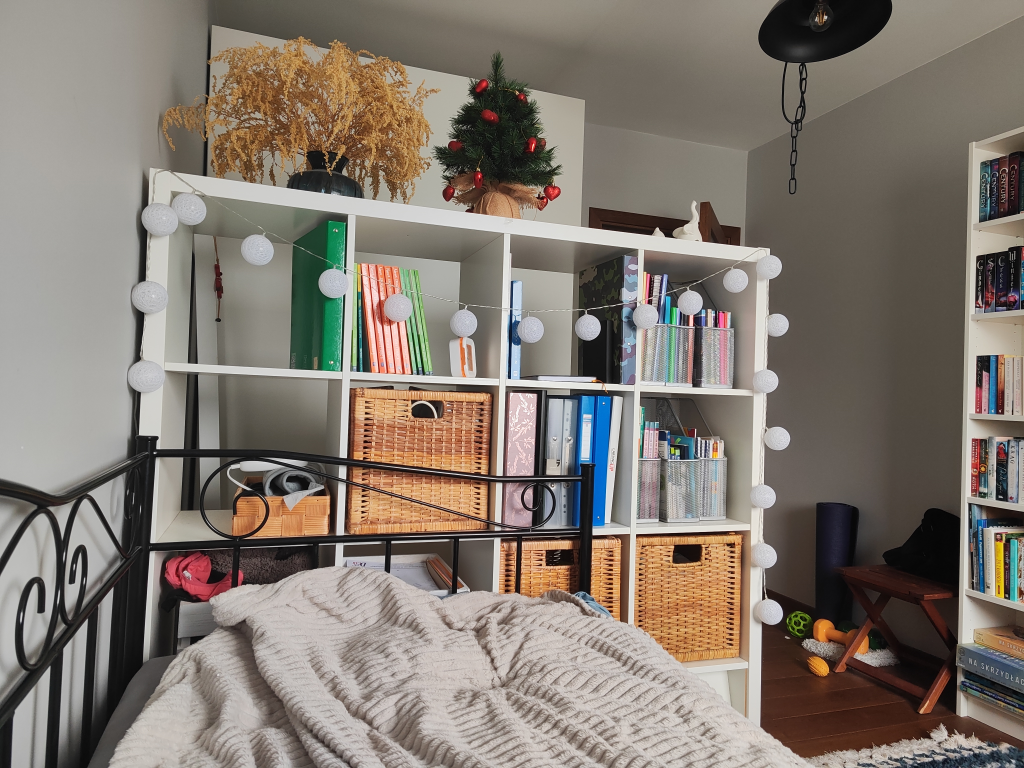
#> input picture images/1.jpg, 4096 x 3072 px (shown at 1/4 size); the run also reads 1 picture not shown here
$ jupyter execute projekt.ipynb   (older library calls are emulated)
#> lines starting #> are read from the running program, lines starting #| are printed output that depends on the picture; after the words box and inside, x2 and y2 are one past the last pixel; in counts of white or black regions, pixels touching at a corner belong together; pictures that were not available may be replaced by others from this repository, and a replacement may not be noted
# Projekt Zdjęcie Panoramiczne
przedmiot: Algebra Liniowa

pracownia specjalistyczna 9

członkowie zespołu:
- Jan Hapunik - 120316
- Izabela Rybińska - uzupełnij:3

## 1. wprowadzenie teoretyczne oraz opis wykorzystanego aparatu matematycznego

Zadanie polega na stworzeniu programu będącego w stanie połaczyć przynajmniej dwa zdjęcia wykonane z tego samego miejsca, opisujące różne przestrzenie (ale z istniejącymi punktami wspólnymi) w jedno zdjęcie panoramiczne przy użyciu metod z algebry liniowej.

### **Aby to osiągnąć potrzebujemy:**

- dwa zdjęcia, z zaznaczonymi punktami wspólnymi;
- kod umożliwiający przekształcenie zdjęć na osi trzech współrzędnych tak, by zaznaczone punkty się na siebie nakładały. Trzecia współrzędna jest używana jako waga, pozwalająca skalować obraz, więc tak naprawdę poruszamy się po osi dwóch głównych współrzędnych i jednej pomocnej;
- przycięcie końcowego zdjęcia do odpowiednich rozmiarów;

### **Część teoretyczna:**

**Narzędzia matematyczne, z których będziemy korzystać:**

- **współrzędne jednorodne**

Punkt na obrazie wejściowo opisujemy jako:
$$ p = (x, y, w)^T $$
Niewiadome te reprezentują punkt kartezjański:
$$ (\frac{x}{w}, \frac{y}{w}) $$
Wartość w (na wejściu równa 1) pełni rolę współczynnika skali, dlatego różne trójki jednorodne mogą opisywać ten sam punkt w przestrzeni euklidesowej.
Zastosowanie współrzędnych jednorodnych pozwala zapisać przekształcenia perspektywiczne (homografie) oraz przesunięcia (translacje) w postaci liniowej jako mnożenie przez macierz liniową 3 x 3, co nie byłoby możliwe w klasycznym układzie kartezjańskim.

- **homografia**

Homografia to przekształcenia rzutowe, opisują one relację pomiedzy dwoma płaskimi obrazami tej samej sceny widzianej z różnych perspektyw. Za pomocą macierzy homografii jesteśmy w stanie przekształcić punkty z jednego układu współrzędnych (z jednego ze zdjęć) do drugiego.

Macierz homografii H ma wymiar 3 x 3 i wygląda następująco:

$$
H = \begin{bmatrix}
h_{11} & h_{12} & h_{13} \\
h_{21} & h_{22} & h_{23} \\
h_{31} & h_{32} & h_{33}
\end{bmatrix}
$$

Relacja pomiędzy punktem źródłowym a punktem docelowym wynosi:

$$ p_{dst} \sim H * p_{src} $$

gdzie $\sim$ oznacza równość z dokładnością do skali.

Parametry macierzy homografii można rozpisać następująco:
$$ (x', y') = \left( \frac{h_{11}x + h_{12}y + h_{13}}{h_{31}x + h_{32}y + 1}, \frac{h_{21}x + h_{22}y + h_{23}}{h_{31}x + h_{32}y + 1} \right) $$

przyjmujemy tutaj $$ h_{33} = 1 $$ aby pozbyć się niejednoznaczności skali.

Końcowo, oznacza to, że aby uzyskać macierz homografii potrzeba minimum 4 par punktów wspólnych.

- **metoda najmniejszych kwadratów**

Na samym początku określając koordynaty punktów wspólnych pomiędzy dwoma obrazami wyznaczyliśmy ich o wiele więcej niż 4 pary. Gdybyśmy wzięli je wszystkie pod uwagę układ równań byłby nadokreślony. Do wyznaczenia macierzy homografii minimalizującej błąd dopasowania korzystamy z metody najmniejszych kwadratów.

Szukamy w niej takiego wektora parametrów x (współczynników homografii), który minimalizuje normę błędu
$$ min || Ax - b ||^2 $$

Rozwiązaniem tego problemu jest układ równań normalnych
$$A^T A x = A^T b \implies x = (A^T A)^{-1} A^T b$$

## 2. Wprowadzenie techniczne zawierające opis bibliotek oraz sposób rozwiązania zagadnienia:

- **PIL (Pillow)** - pozwala na otworzenie i przygotowanie zdjęć wejściowych do dalszego przetwarzania, a również na transformację istniejących obrazów za pomocą metody .transform();
- **MatPlotLib** - pozwala na wyświetlanie obrazów z zaznaczonymi punktami, prezentację wyników po przekształceniach;
- **Numpy** - pozwala na obliczenia macierzy;

### proces:
1. ręczne wyznaczenie par koordynatów
2. obliczenie macierzy homografii
3. normalizacja przestrzeni
4. blending
5. automatyczne przycinanie

## 3. Rozwiązania poszczególnych zadań projektowych;

### 1. Wgranie zdjęć i klasyfikacja punktów

[cell 1]
# importowanie bibliotek
from PIL import Image
import matplotlib.pyplot as plt
import numpy as np

[cell 2]
# otworzenie zdjęć
img_left = Image.open("./images/1.jpg")
#> img_left is the input picture: PIL image 4096x3072 RGB; mean R, G, B 130.3, 120.9, 111.7
img_right = Image.open("./images/2.jpg")

# skalowanie zdjęć do szerokości 1000px, gwarantuje to szybsze działanie i mniejsze zużycie pamięci
org_width, org_height = img_left.size
#> org_width = 4096; org_height = 3072
scale = 1000 / org_width
#> scale = 0.244
new_size = (int(org_width * scale), int(org_height * scale))
#> new_size = (1000, 750)
img_left = img_left.resize(new_size, Image.ANTIALIAS)
#> img_left: PIL image 1000x750 RGB
img_right = img_right.resize(new_size, Image.ANTIALIAS)

[cell 3]
# opisanie punktów wspólnych
img_left_coordinates = np.array([(2339, 399), (2992, 606), (2358, 827), (2837, 805),
(3894, 565), (3079, 992), (3907, 1421), (2561, 1540), (3699, 2382), (2997, 2648),
(3681, 2855), (3843, 2867), (2024, 1516), (2041, 936), (3888, 164)])

img_right_coordinates = np.array([(814, 307), (1550, 665), (873, 786), (1380, 834),
(2229, 748), (1526, 1038), (2235, 1470), (965, 1574), (2076, 2304), (1420, 2679),
(2061, 2723), (2188, 2708), (227, 1545), (262, 839), (2228, 411)])

# skalowanie współrzędnych punktów
img_left_coordinates = img_left_coordinates * scale
img_right_coordinates = img_right_coordinates * scale

[cell 4]
fig, (left, right) = plt.subplots(1, 2, figsize=(20, 10))

left.imshow(img_left)
left.scatter(img_left_coordinates[:, 0], img_left_coordinates[:, 1],
            c='blue', s=60)
left.axis('off')

right.imshow(img_right)
right.scatter(img_right_coordinates[:, 0], img_right_coordinates[:, 1],
            c='red', s=60)
right.axis('off')

plt.tight_layout()
plt.show()

### 2. Konstrukcja zdjęcia panoramicznego
#### (a) Wyznaczenie homografii

[cell 5]
# kod z pliku: zdjęcie panoramiczne - notatki

def find_coefficients(source_coords, target_coords):
    tmp = []
    for src, tgt in zip(source_coords, target_coords):
        tmp.append([tgt[0],  tgt[1], 1,      0,             0, 0, -src[0]*tgt[0], -src[0]*tgt[1]])
        tmp.append([0,            0, 0, tgt[0],        tgt[1], 1, -src[1]*tgt[0], -src[1]*tgt[1]])
    a = np.matrix(tmp, dtype=float)
    b = np.array(source_coords).reshape(len(source_coords)*2)
    res = np.dot(np.linalg.inv(a.T * a) * a.T, b)
    return np.array(res).reshape(8)

coefficients to parametry homografii w kierunku: obraz źródłowy → obraz docelowy, są tutaj obliczane metodą najmniejszych kwadratów przy pomocy poniższej linijki kodu:

`res = np.dot(np.linalg.inv(a.T * a) * a.T, b)`

[cell 6]
coefficients = find_coefficients(img_right_coordinates, img_left_coordinates)

Złożenie macierzy homografii:

[cell 7]
homography_matrix = np.array([
    [coefficients[0], coefficients[1], coefficients[2]],
    [coefficients[3], coefficients[4], coefficients[5]],
    [coefficients[6], coefficients[7], 1.0],], dtype=float)
homography_matrix = np.linalg.inv(homography_matrix)

Ze względu na konwencję biblioteki PIL, macierze transformacji muszą zostać odwrócone.

#### (b) Przygotowanie przestrzeni roboczej

Przy standardowej homografii istnieje możliwość, że punkty będą się znajdować w przestrzeni ujemnej, by tego uniknąć obliczamy nowe granice obrazu i stosujemy macierz translacji.

[cell 8]
w1, h1 = (img_right).size
#> w1 = 1000; h1 = 750
w2, h2 = (img_left).size
#> w2 = 1000; h2 = 750

corners_left = np.array([[0, 0, 1], [w2, 0, 1], [w2, h2, 1], [0, h2, 1]]).T

# przemnożenie homografii przez rogi lewego obrazu
corners_trans_left = (homography_matrix @ corners_left)
# normalizacja współrzędnych
corners_trans_left = corners_trans_left / corners_trans_left[2]

# zebranie wszystkich współrzędnych x i y
all_x = np.concatenate((corners_trans_left[0], [0, w1]))
#> all_x = [428, 2077.5, 1897, 476.1, 0, 1000]
all_y = np.concatenate((corners_trans_left[1], [0, h1]))

# obliczenie przesunięcia
shift_x = -np.min(all_x)
shift_y = -np.min(all_y)

# obliczenie rozmiaru nowego obrazu
new_w = int(np.ceil(np.max(all_x) - np.min(all_x)))
new_h = int(np.ceil(np.max(all_y) - np.min(all_y)))

Złożenie macierzy translacji:

[cell 9]
translation_matrix = np.array([
    [1, 0, shift_x],
    [0, 1, shift_y],
    [0, 0, 1]
], dtype=float)

[cell 10]
# obliczenie końcowej macierzy transformacji
final_matrix = translation_matrix @ homography_matrix

# odwrócenie macierzy i normalizacja do formatu przyjaznego dla PIL
final_matrix_inv = np.linalg.inv(final_matrix)
PIL_friendly_matrix = final_matrix_inv / final_matrix_inv[2, 2]
PIL_coeffs = PIL_friendly_matrix.flatten()[:8]

#### (c) Rozrysowanie na układzie współrzędnych.

[cell 11]
# tworzymy pustą warstwę
layer1 = Image.new("RGBA", (new_w, new_h), (0, 0, 0, 0))
#> layer1: PIL image 2078x1505 RGBA; every value is 0

# wklejamy obraz panoramy
layer1.paste(img_left.convert("RGBA"), (int(shift_x), int(shift_y)))
layer2 = img_right.transform((new_w, new_h), Image.PERSPECTIVE, PIL_coeffs, Image.BICUBIC).convert("RGBA")

[cell 12]
arr1_u8 = np.array(layer1, dtype=np.uint8)  # (H,W,4)
arr2_u8 = np.array(layer2, dtype=np.uint8)

a1 = arr1_u8[:, :, 3] > 0
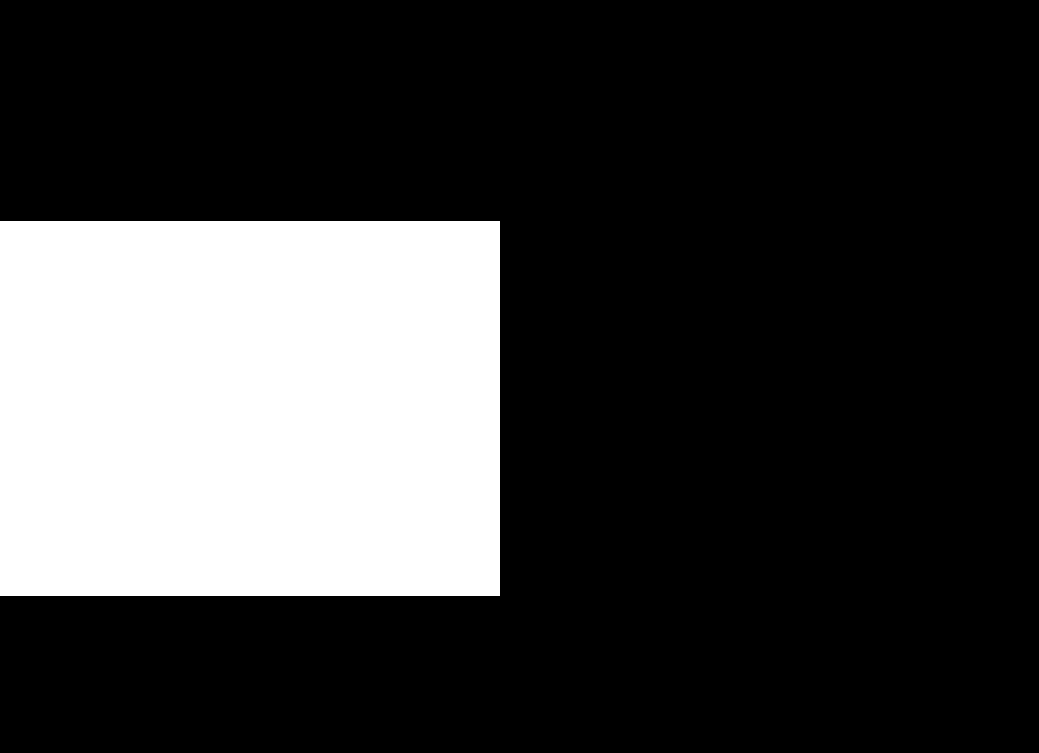
#> a1: shape (1505, 2078) bool (shown at 1/2 size); 24% white; 1 white region, box (x1, y1, x2, y2) and area: (0, 442, 1000, 1192) 750000
a2 = arr2_u8[:, :, 3] > 0
#> a2: shape (1505, 2078) bool; every value is 1
overlap = a1 & a2

[cell 13]
out = np.zeros_like(arr1_u8, dtype=np.uint8)

m = a1 & (~overlap)
#> m: shape (1505, 2078) bool; every value is 0
out[m] = arr1_u8[m]

m = a2 & (~overlap)
out[m] = arr2_u8[m]

if np.any(overlap):
    rgb1 = arr1_u8[:, :, :3].astype(np.uint16)
    rgb2 = arr2_u8[:, :, :3].astype(np.uint16)
    avg = ((rgb1 + rgb2) >> 1).astype(np.uint8)   # (a+b)//2
    out[overlap, :3] = avg[overlap]
    out[overlap, 3] = 255

panorama_check = Image.fromarray(out, mode="RGBA")

plt.figure(figsize=(18, 12))
plt.imshow(panorama_check)
plt.axis('off')
plt.show()

[cell 14]
# automatyczne przycięcie

arr1_u8 = np.array(layer1, dtype=np.uint8)
arr2_u8 = np.array(layer2, dtype=np.uint8)

h_full, w_full, _ = arr1_u8.shape

y_s_calc = int(shift_y) + 2
y_e_calc = int(shift_y + h1) - 2

y_start = y_s_calc
y_end = min(h_full, y_e_calc)

# Detekcja tła (odpowiednik brightness<0.06 na float)
# float: sum(RGB) < 0.06  (gdzie RGB w [0,1], suma w [0,3])
# uint8: sum(RGB) < 0.06 * 3 * 255 = 45.9 ~ 46 (gdzie suma w [0,765])
strip1 = arr1_u8[y_start:y_end, :]
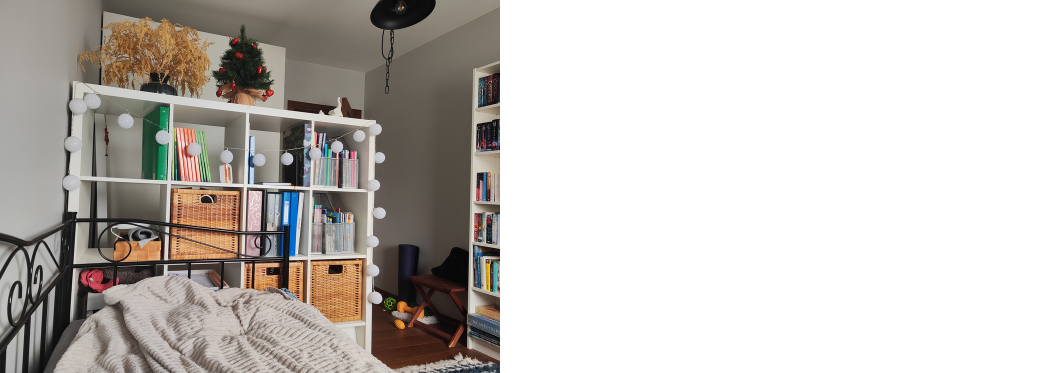
#> strip1: shape (746, 2078, 4) (shown at 1/2 size); mean R, G, B, A 62.7, 58.2, 53.7, 122.7; transparent parts drawn white
strip2 = arr2_u8[y_start:y_end, :]
strip_combined = np.maximum(strip1, strip2)  # uint8

pixel_brightness = (
    strip_combined[:, :, 0].astype(np.uint16) +
    strip_combined[:, :, 1].astype(np.uint16) +
    strip_combined[:, :, 2].astype(np.uint16)
)
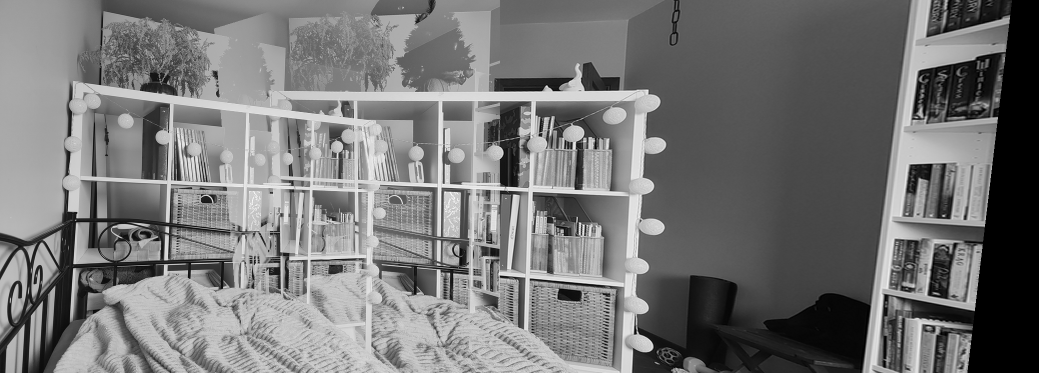
#> pixel_brightness: shape (746, 2078) uint16 (shown at 1/2 size); min 0, max 765, mean 352.4; drawn with min black and max white
is_background = pixel_brightness < 46
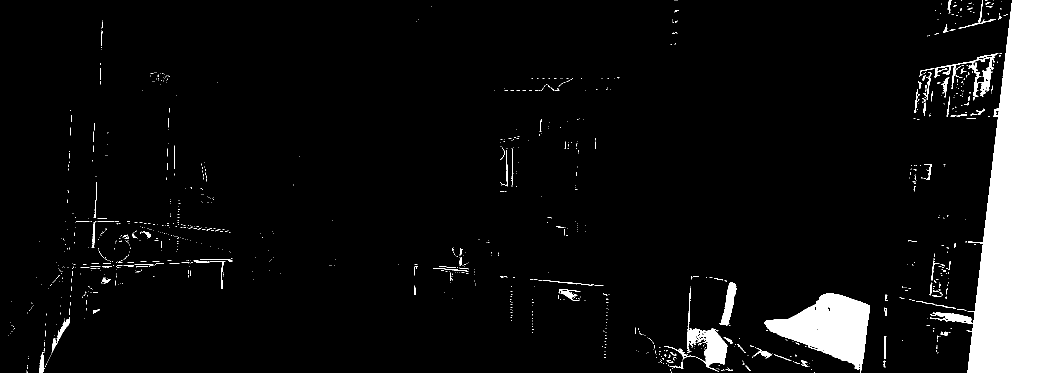
#> is_background: shape (746, 2078) bool (shown at 1/2 size); 7% white; 1063 white regions (967 under 20 px), largest, box (x1, y1, x2, y2) and area: (1860, 0, 2078, 746) 74586, (1528, 587, 1740, 746) 17264, (1374, 575, 1455, 744) 3415

def find_edge_from_right(row_bool_array):
    width = len(row_bool_array)
#> width = 2078
    for x in range(width - 1, -1, -1):
        if not row_bool_array[x]:
            return x
    return 0

if is_background.shape[0] > 0:
    top_edge_x = find_edge_from_right(is_background[0, :])
#> top_edge_x = 2023
    bottom_edge_x = find_edge_from_right(is_background[-1, :])
#> bottom_edge_x = 1934
    final_cut_x = min(top_edge_x, bottom_edge_x)
#> final_cut_x = 1934
    final_cut_x = min(final_cut_x + 1, w_full)
#> final_cut_x = 1935
else:
    top_edge_x, bottom_edge_x = w_full, w_full
    final_cut_x = w_full

# Crop na uint8
arr1_u8 = arr1_u8[y_start:y_end, 0:final_cut_x].copy()
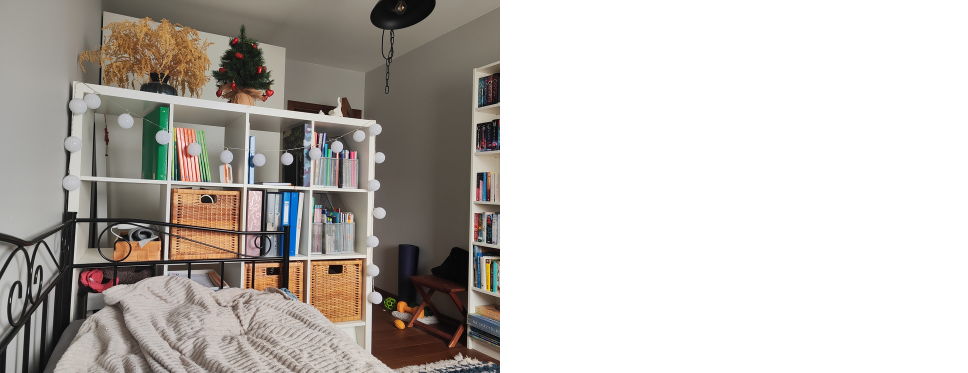
#> arr1_u8: shape (746, 1935, 4) (shown at 1/2 size); mean R, G, B, A 67.3, 62.5, 57.7, 131.8; transparent parts drawn white
arr2_u8 = arr2_u8[y_start:y_end, 0:final_cut_x].copy()

# Podgląd po przycięciu
a1 = arr1_u8[:, :, 3] > 0
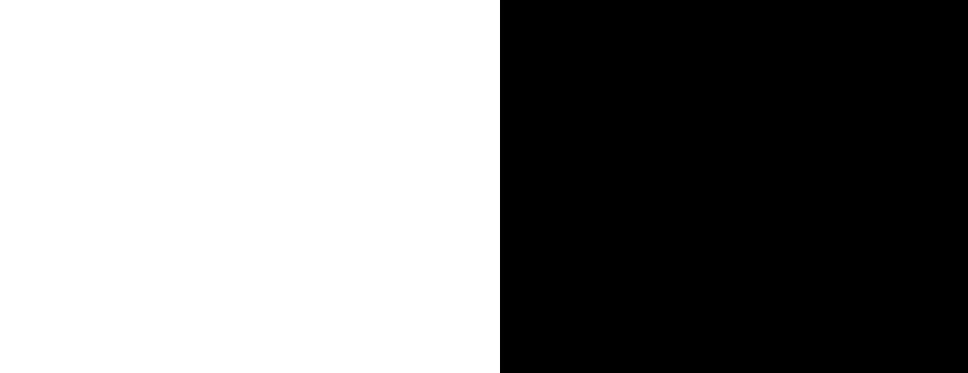
#> a1: shape (746, 1935) bool (shown at 1/2 size); 51.7% white; 1 black region, box (x1, y1, x2, y2) and area: (1000, 0, 1935, 746) 697510
a2 = arr2_u8[:, :, 3] > 0
#> a2: shape (746, 1935) bool; every value is 1
ov = a1 & a2

preview_u8 = np.zeros_like(arr1_u8, dtype=np.uint8)
preview_u8[a1] = arr1_u8[a1]
preview_u8[a2 & ~ov] = arr2_u8[a2 & ~ov]

if np.any(ov):
    rgb1 = arr1_u8[:, :, :3].astype(np.uint16)
#> rgb1: shape (746, 1935, 3) uint16
    rgb2 = arr2_u8[:, :, :3].astype(np.uint16)
#> rgb2: shape (746, 1935, 3) uint16
    avg = ((rgb1 + rgb2) >> 1).astype(np.uint8)  # (u1+u2)//2
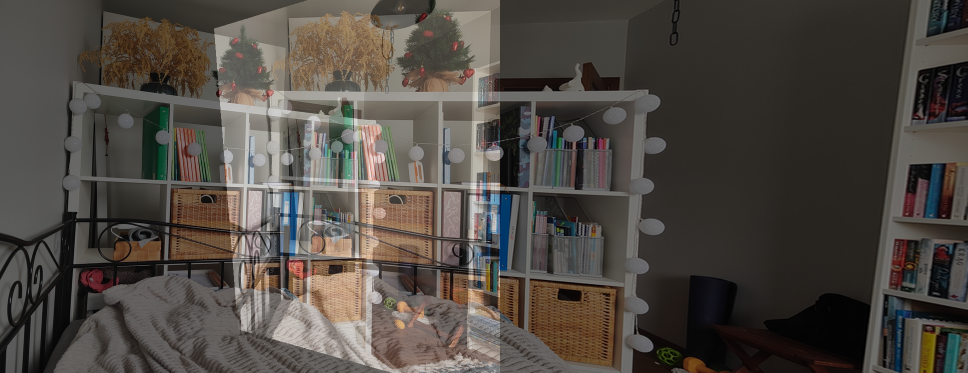
#> avg: shape (746, 1935, 3) (shown at 1/2 size); mean R, G, B 78.8, 73, 67.2
    preview_u8[ov, :3] = avg[ov]
    preview_u8[ov, 3] = 255

final_panorama_view = Image.fromarray(preview_u8, mode="RGBA")

h_fin, w_fin, _ = preview_u8.shape
plt.figure(figsize=(15, 8))
plt.imshow(final_panorama_view)
plt.axvline(x=w_fin - 2, color='red', linestyle='--', alpha=0.5)
plt.axis('off')
plt.show()
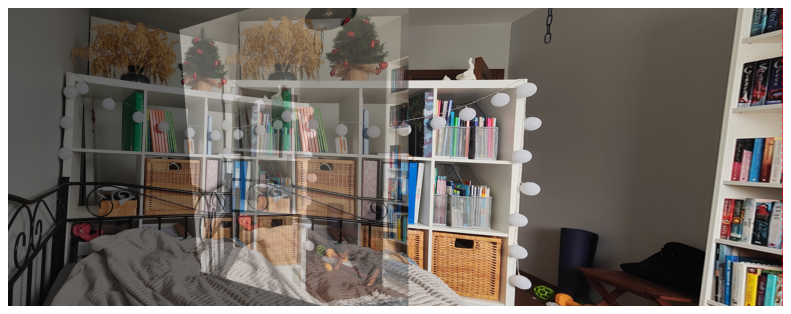
#> figure drawn by matplotlib, 1 panel


arr1 = arr1_u8.astype(np.float32) / 255.0
arr2 = arr2_u8.astype(np.float32) / 255.0

[cell 15]
# blending finalny - gamma 30
# PARAMETRY
GAMMA_BLENDING = 30
JASNOSC = 1.0
KOREKTA_RGB = (1.0, 1.0, 1.0)

# Pobieramy wymiary z przyciętych obrazków
nh_crop, nw_crop, _ = arr1.shape

# Korekta kolorów (Neutralna)
arr2[:, :, 0] *= (JASNOSC * KOREKTA_RGB[0])
arr2[:, :, 1] *= (JASNOSC * KOREKTA_RGB[1])
arr2[:, :, 2] *= (JASNOSC * KOREKTA_RGB[2])
arr2 = np.clip(arr2, 0, 1.0)

# Maski i Overlap
mask1 = arr1[:,:,3] > 0
mask2 = arr2[:,:,3] > 0
overlap = mask1 & mask2
final = np.zeros_like(arr1)

if np.any(overlap):
    # Znajdowanie granic nakładania się
    idx = np.where(np.any(overlap, axis=0))[0]
#> idx = 1000 values from 0 to 999
    mn, mx = idx[0], idx[-1]
#> mn = 0; mx = 999

    # Tworzenie gradientu (przejścia)
    grad = np.linspace(0, 1, mx-mn)
    alpha = np.zeros((nh_crop, nw_crop), dtype=np.float32)
    alpha[:, mn:mx] = np.tile(grad, (nh_crop, 1))
    alpha_rgb = np.dstack([alpha]*3)

    # Kopiowanie stref bez nakładania
    final[mask1 & ~overlap] = arr1[mask1 & ~overlap]
#> final: shape (746, 1935, 4) float32; every value is 0
    final[mask2 & ~overlap] = arr2[mask2 & ~overlap]

    # Podnosimy do potęgi 30 (to usuwa cienie/winietę)
    p1_pow = np.power(arr1[:,:,:3], GAMMA_BLENDING)
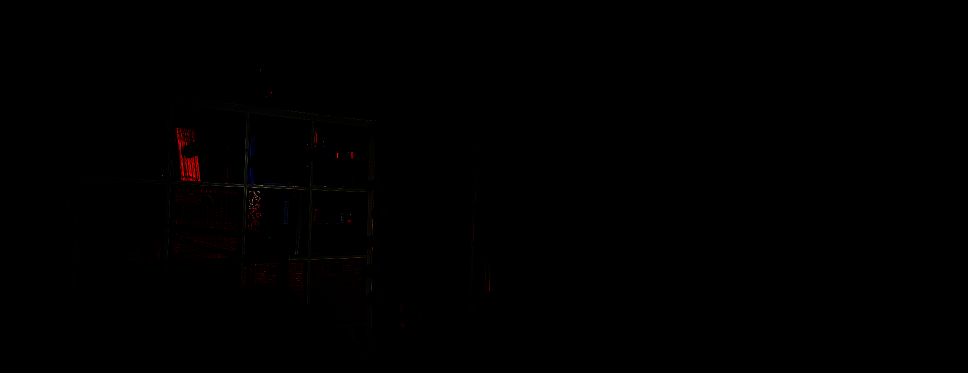
#> p1_pow: shape (746, 1935, 3) float32 (shown at 1/2 size); mean R, G, B 0.00194, 0.000499, 0.000405
    p2_pow = np.power(arr2[:,:,:3], GAMMA_BLENDING)


    w1 = 1.0 - alpha_rgb
    w2 = alpha_rgb

    # Mieszamy energię i pierwiastkujemy
    blend = np.power(p1_pow * w1 + p2_pow * w2, 1.0 / GAMMA_BLENDING)

    # Wklejamy wynik w strefę overlap
    ov3 = np.dstack([overlap]*3)
    np.copyto(final[:,:,:3], blend, where=ov3)
    final[:,:,3] = (mask1 | mask2).astype(np.float32)
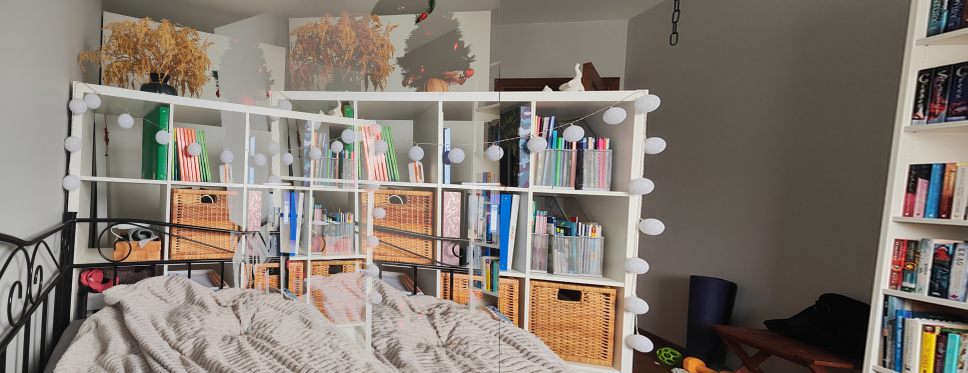
#> final: shape (746, 1935, 4) float32 (shown at 1/2 size); mean R, G, B, A 0.515, 0.48, 0.445, 1
else:
    # Jeśli się nie nakładają (mało prawdopodobne)
    final = arr1 + arr2

# wynik końcowy jako obrazek
final_panorama = Image.fromarray((final*255).astype(np.uint8))

plt.figure(figsize=(18, 12))
plt.imshow(final_panorama)
plt.axis('off')
plt.show()
